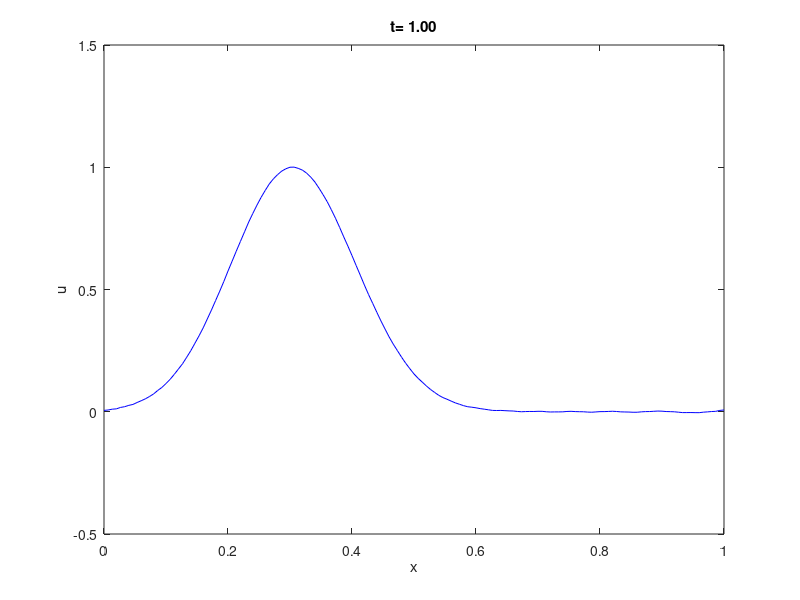
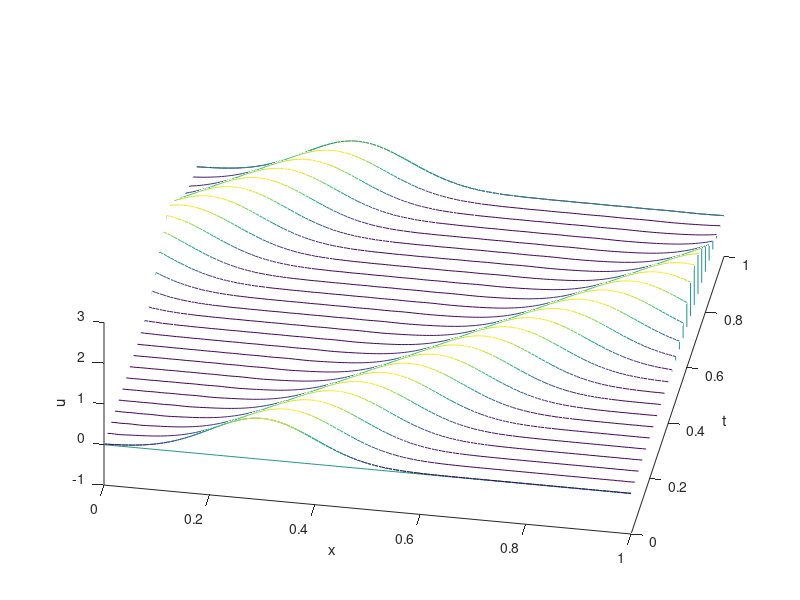

Write the MATLAB code that produced these figures, in order.
%---------------------------------------------------------------
% 
%  Leap-frog scheme to solve the wave equation
%     u_t(x,t) +c u_x(x,t) = 0,        xl < x < xr, 0 < t < tf
%     u(x, 0) = f(x),                xl < x < xr
%  periodic boundary
% 
% The analytic solution is:
%        u(x,t)= f(x-t)=e^(-50(x-t-0.5)^2)
%---------------------------------------------------------------
clear all;                  
close all;

xl=0; xr=1;                 % x domain [xl,xr]
M = 150;                    % M: number of division for x
dx = (xr-xl) / M;           % dx: mesh size
tf = 1.0;                   % final simulation time
Nt = 1000;                  % Nt: number of time steps
dt = tf/Nt;                 
c1 = 50;                     % parameter for the solution
c=1;
mu =c*dt/dx;

% Evaluate the initial conditions
x = xl : dx : xr;              % generate the grid point
f = exp(-c1*(x-0.3).^2);        % dimension f(1:M+1) 
f0= exp(-c1*(x-0.3-dt).^2);
figure(1)
plot(x,f,'b-');
ylim([-0.5,1.5])
xlabel('x')
ylabel('u')
%pause()
% store the solution at all grid points for all time steps
u = zeros(Nt,M+1);   
u(1,:)=f;
udata=f;
tdata=0;
% Find the approximate solution at each time step
for n = 2:Nt
    t = (n-1)*dt;                    % current time
     if n==2               % first time step
        for m=2:M          % interior nodes     
 	       u(n,m) = u(n-1,m) - mu*(u(n-1,m+1)-u(n-1,m-1));
        end     
        u(n,1) = u(n,M);       % the left-end point
        u(n,M+1) = u(n,2);     % the right-end point 
     else 
       for m=2:M          % interior nodes
       u(n,m) = u(n-2,m) - mu*(u(n-1,m+1)-u(n-1,m-1));
       end
       u(n,1) = u(n,M);       % the left-end point
       u(n,M+1) = u(n,2);     % the right-end point 
    end
    figure(1)
	 plot(x,u(n,:),'b-');
         ylim([-0.5,1.5])
         xlabel('x')
         ylabel('u')
    t=n*dt;
    title(sprintf('t=%5.2f',t))
hold off
%pause(eps)
drawnow
if mod(n,40)==0
      udata = [udata; u(n,:)];
tdata = [tdata n*dt];
end
end
tmax=Nt*dt;
figure(2)
waterfall(x,tdata,udata)
%colormap(jet(128)); 
view(10, 60)
axis([xl xr 0 tmax -1 3]); 
xlabel('x')
ylabel('t')
zlabel('u')
grid off 

